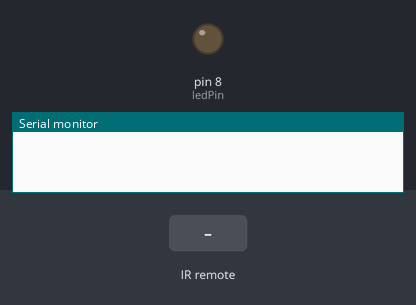
The sketch below on a simulated Arduino Uno, built with avr-gcc and run on an emulated ATmega328P. On the bench: output pins drawn as LEDs (lit = HIGH), the last lines printed to the serial monitor. The inputs (shaded band) are chosen by the test bench.

Above: at 1.2 s.
1.3 s: infrared code 0xF30CFF00 received
At 2.5 s:
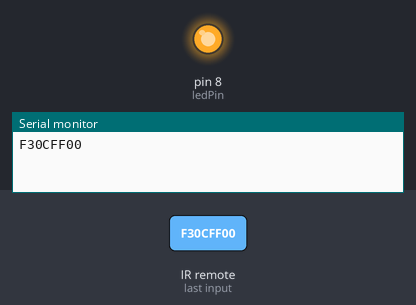
2.8 s: infrared code 0xBA45FF00 received
At 3.6 s:
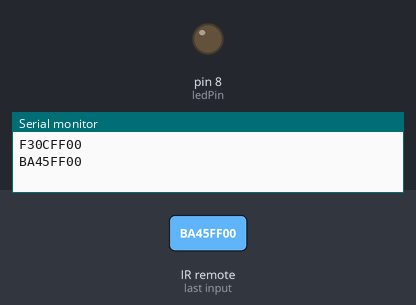
Timing chart, 0 to 5.8 s (numbered marks = the images above; inputs shaded):
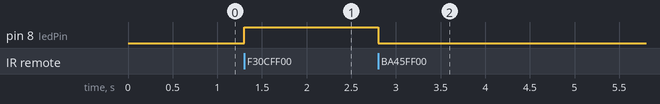

The sketch:

002_Remote.ino
```cpp
#include <IRremote.h>

IRrecv IR(10);  // Specify that the IR receiver is connected to pin 10
int ledPin = 8;

void setup() {
  // initialize your variables and peripherals here
  IR.enableIRIn();
  Serial.begin(9600);
  pinMode(ledPin,OUTPUT);
}

void loop() {
  if (IR.decode()){
    Serial.println(IR.decodedIRData.decodedRawData, HEX);
    if (IR.decodedIRData.decodedRawData == 0xF30CFF00){
      digitalWrite(ledPin, HIGH);
    }
    if (IR.decodedIRData.decodedRawData == 0xBA45FF00){
      digitalWrite(ledPin, LOW);
    }
    delay (500);
    IR.resume();
  }
}
```

Measured:
- after the input at 1.3 s, pin 8 (ledPin): LOW → HIGH at once
- after the input at 2.8 s, pin 8 (ledPin): HIGH → LOW at once
